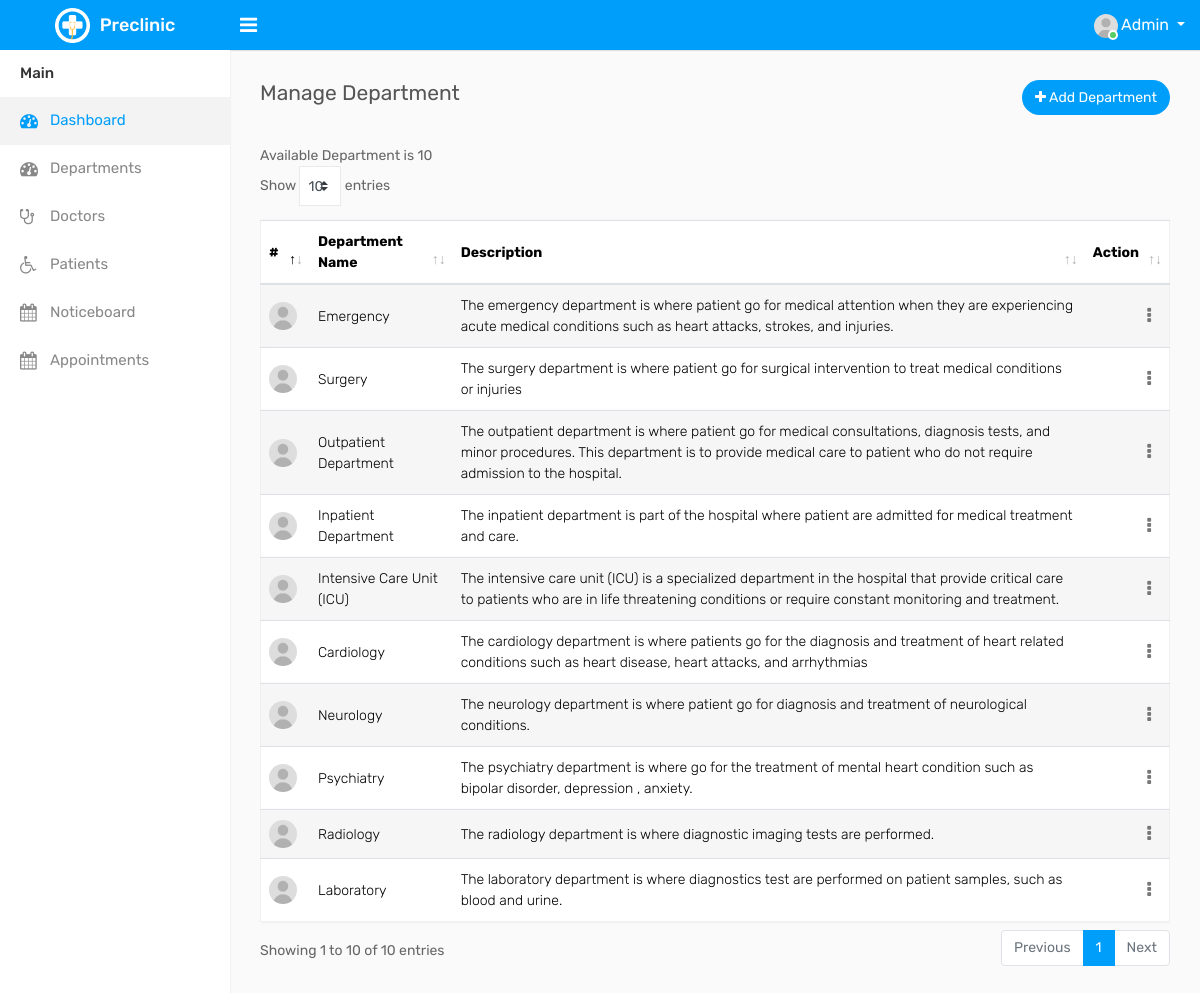
The page /department.php on the database its author committed.
### tables this page shows
CREATE TABLE `department` (
  `id` int(11) NOT NULL,
  `Department` varchar(255) NOT NULL,
  `Description` varchar(255) NOT NULL
);

### department.php (the view, shortened to what this page needs)
<!DOCTYPE html>
<html lang="en">
<head>
    <link rel="stylesheet" type="text/css" href="assets/css/bootstrap.min.css">
    <link rel="stylesheet" type="text/css" href="assets/css/dataTables.bootstrap4.min.css">
    <link rel="stylesheet" type="text/css" href="assets/css/font-awesome.min.css">
    <link rel="stylesheet" type="text/css" href="assets/css/style.css">
</head>
<body>
    <div class="main-wrapper">
        <div class="header">
			<div class="header-left">
				<a href="index-2.html" class="logo">
					<img src="assets/img/logo.png" width="35" height="35" alt=""> <span>Preclinic</span>
				</a>
			</div>
			<a id="toggle_btn" href="javascript:void(0);"><i class="fa fa-bars"></i></a>
            <ul class="nav user-menu float-right">
                <li class="nav-item dropdown d-none d-sm-block">
                    <a href="#" class="dropdown-toggle nav-link" data-toggle="dropdown"></a>
                </li>
                <li class="nav-item dropdown d-none d-sm-block">
                    <a href="javascript:void(0);" id="open_msg_box" class="hasnotifications nav-link"></a>
                </li>
                <li class="nav-item dropdown has-arrow">
                    <a href="#" class="dropdown-toggle nav-link user-link" data-toggle="dropdown">
                        <span class="user-img"><img class="rounded-circle" src="assets/img/user.jpg" width="40" alt="Admin">
							<span class="status online"></span></span>
                        <span>Admin</span>
                    </a>
                </li>
            </ul>
        </div>
        <div class="sidebar" id="sidebar">
            <div class="sidebar-inner slimscroll">
                <div id="sidebar-menu" class="sidebar-menu">
                    <ul>
                        <li class="menu-title">Main</li>
                        <li class="active">
                            <a href="dashboard.php"><i class="fa fa-dashboard"></i> <span>Dashboard</span></a>
                        </li>
                        <li >
                            <a href="department.php"><i class="fa fa-dashboard"></i> <span>Departments</span></a>
                        </li>
						<li>
                            <a href="admindoctable.php"><i class="fa fa-stethoscope" aria-hidden="true"></i> <span>Doctors</span></a>
                        </li>
                        <li>
                            <a href="adminpatienttable.php"><i class="fa fa-wheelchair"></i> <span>Patients</span></a>
                        </li>
                        <li>
                            <a href="notification.php"><i class="fa fa-calendar"></i> <span>Noticeboard</span></a>
                        </li>
                        <li>
                            <a href="appointment.php"><i class="fa fa-calendar"></i> <span>Appointments</span></a>
                        </li>
                    </ul>
                </div>
            </div>
        </div>
        <div class="page-wrapper">
            <div class="content">
                <div class="row">
                    <div class="col-sm-5 col-5">
                        <h4 class="page-title">Manage Department</h4>
                    </div>
                    <div class="col-sm-7 col-7 text-right m-b-30">
                        <a href="add_department.php" class="btn btn-primary btn-rounded"><i class="fa fa-plus"></i> Add Department</a>
                    </div>
                </div>
                <div class="row">
                    <div class="col-md-12">
                        <div class="table-responsive">
                            <table class="table table-striped custom-table mb-0 datatable">
                                <thead>
                                    <tr>
                                        <th>#</th>
                                        <th>Department Name</th>
                                        <th>Description</th>
                                        <th class="text-right">Action</th>
                                    </tr>
                                </thead>
                                <tbody>
                                <?php
                               include 'connection.php';
                               $result = mysqli_query ($conn, "select * from Department");
                               if(mysqli_num_rows($result)>0){
                                   while($row = mysqli_fetch_assoc($result)){
                                       ?>
                                   <tr>
                                       <td><img width="28" height="28" src="assets/img/user.jpg" class="rounded-circle m-r-5" alt=""> </td>
                                        <td><?php echo $row ['Department']?></td>
                                        <td><?php echo $row ['Description']?></td>
                                        <td class="text-right">
											<div class="dropdown dropdown-action">
												<a href="#" class="action-icon dropdown-toggle" data-toggle="dropdown" aria-expanded="false"><i class="fa fa-ellipsis-v"></i></a>
											</div>
										</td>
                                       <?php
               }
           }
           ?>
                                </tbody>
                            </table>
                        </div>
                    </div>
                </div>
            </div>
        </div>
    </div>
</body>
</html>

### rows shown on the page
department: Department "Emergency", Description "The emergency department is where patient go for medical attention when they are experiencing acute medical conditions such as heart attacks, strokes, and injuries."
department: Department "Surgery", Description "The surgery department is where patient go for surgical intervention to treat medical conditions or injuries"
department: Department "Outpatient Department", Description "The outpatient department is where patient go for medical consultations, diagnosis tests, and minor procedures. This department is to provide medical care to patient who do not require admission to the hospital."
department: Department "Inpatient Department", Description "The inpatient department is part of the hospital where patient are admitted for medical treatment and care."
department: Department "Intensive Care Unit (ICU)", Description "The intensive care unit (ICU) is a specialized department in the hospital that provide critical care to patients who are in life threatening conditions or require constant monitoring and treatment."
department: Department "Cardiology", Description "The cardiology department is where patients go for the diagnosis and treatment of heart related conditions such as heart disease, heart attacks, and arrhythmias"
department: Department "Neurology", Description "The neurology department is where patient go for diagnosis and treatment of neurological conditions."
department: Department "Psychiatry", Description "The psychiatry department is where go for the treatment of mental heart condition such as bipolar disorder, depression , anxiety."
department: Department "Radiology", Description "The radiology department is where diagnostic imaging tests are performed."
department: Department "Laboratory", Description "The laboratory department is where diagnostics test are performed on patient samples, such as blood and urine."
